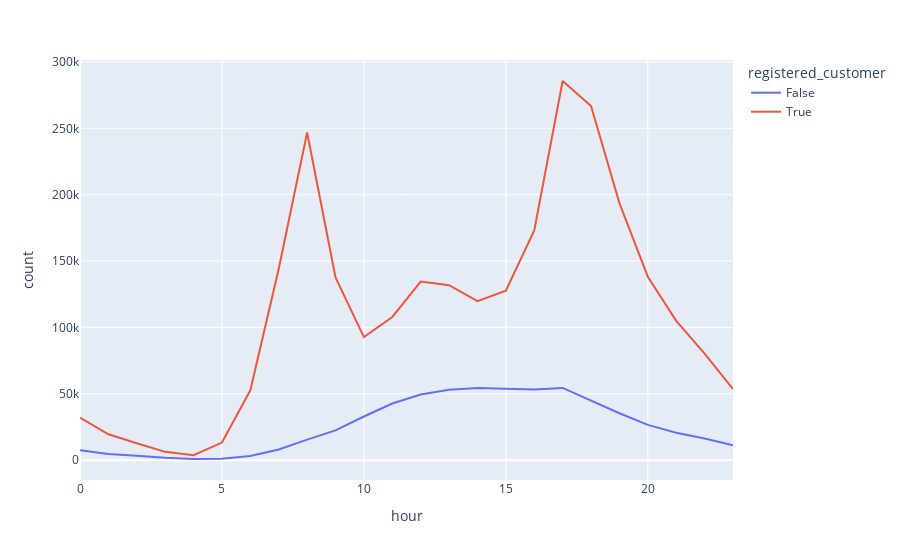

Write notebook code for a chart like this one.
### Code cell
fig = px.line(df_by_hour, x="hour", y="count", color="registered_customer")
fig.show()

### Figure 1 — Plotly figure (JSON) as saved in the notebook; plotly's stock layout.template omitted (floating-point values rounded to 4 significant figures)
{"data": [{"hovertemplate": "registered_customer=False<br>hour=%{x}<br>count=%{y}<extra></extra>", "legendgroup": "False", "line": {"color": "#636efa", "dash": "solid"}, "mode": "lines", "name": "False", "orientation": "v", "showlegend": true, "type": "scatter", "x": [0, 1, 2, 3, 4, 5, 6, 7, 8, 9, 10, 11, 12, 13, 14, 15, 16, 17, 18, 19, 20, 21, 22, 23], "xaxis": "x", "y": [7412, 4648, 3307, 1783, 866, 1035, 3077, 8023, 15475, 22401, 32886, 42659, 49457, 53111, 54428, 53791, 53303, 54424, 44724, 35323, 26560, 20654, 16324, 11176], "yaxis": "y"}, {"hovertemplate": "registered_customer=True<br>hour=%{x}<br>count=%{y}<extra></extra>", "legendgroup": "True", "line": {"color": "#EF553B", "dash": "solid"}, "mode": "lines", "name": "True", "orientation": "v", "showlegend": true, "type": "scatter", "x": [0, 1, 2, 3, 4, 5, 6, 7, 8, 9, 10, 11, 12, 13, 14, 15, 16, 17, 18, 19, 20, 21, 22, 23], "xaxis": "x", "y": [32029, 19508, 12722, 6249, 3743, 13234, 52628, 144219, 246876, 137581, 92727, 107857, 134498, 131772, 119758, 127662, 173025, 285634, 266801, 193636, 138218, 104910, 80296, 53591], "yaxis": "y"}], "layout": {"autosize": true, "legend": {"title": {"text": "registered_customer"}, "tracegroupgap": 0}, "margin": {"t": 60}, "xaxis": {"anchor": "y", "autorange": true, "domain": [0, 1], "range": [0, 23], "title": {"text": "hour"}, "type": "linear"}, "yaxis": {"anchor": "x", "autorange": true, "domain": [0, 1], "range": [-14950.0, 301500.0], "title": {"text": "count"}, "type": "linear"}}}
